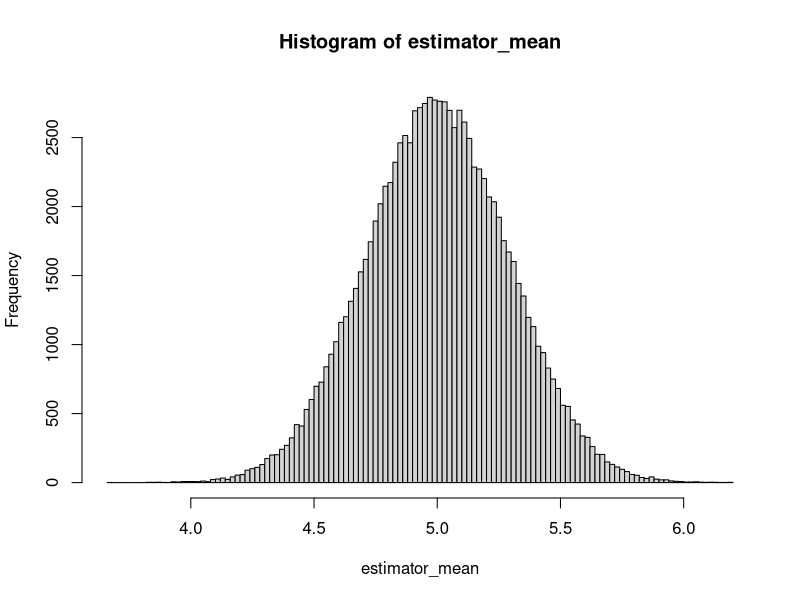
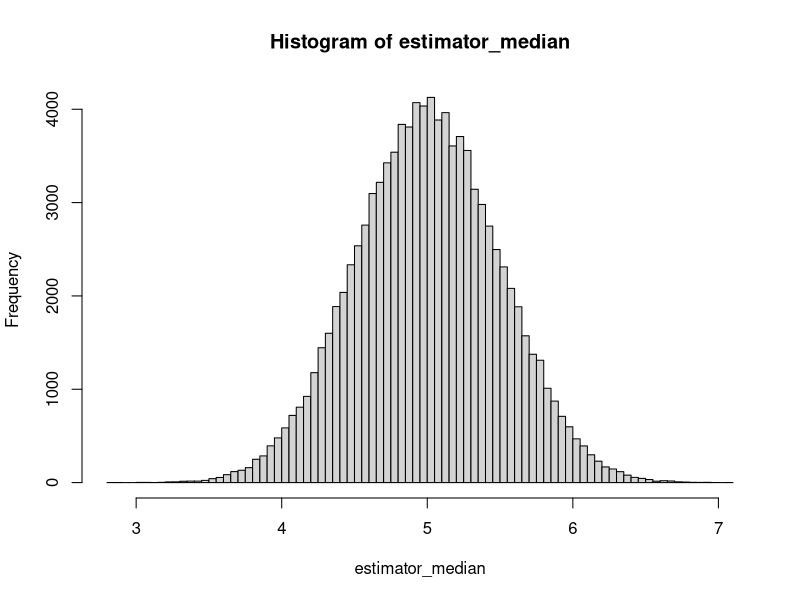

Recreate these plots in R, in order.
#Preliminaries
#---------------------------------------------------------
rm(list = ls())
library("mvtnorm")

real_theta <- 5
sample_size <- 100
number_simulations <- 100000

simulations1 <- matrix(runif(sample_size*number_simulations, max = real_theta), 
                       nrow = number_simulations)


estimator_mean <- 2*apply(simulations1, 1, mean)
estimator_median <- 2*apply(simulations1, 1, median)

p1 <- hist(estimator_mean, breaks = 100)
p2 <- hist(estimator_median, breaks = 100)
range <- range(p1$mids, p2$mids )
p1$counts = p1$density
p2$counts = p2$density

pdf("histogram1.pdf")
plot( p1, col=rgb(1,0,0,1/4), xlim = range, xlab = "values", ylab = "density")
#plot( p2, col=rgb(0,0,1,1/4), add = TRUE)  
dev.off()